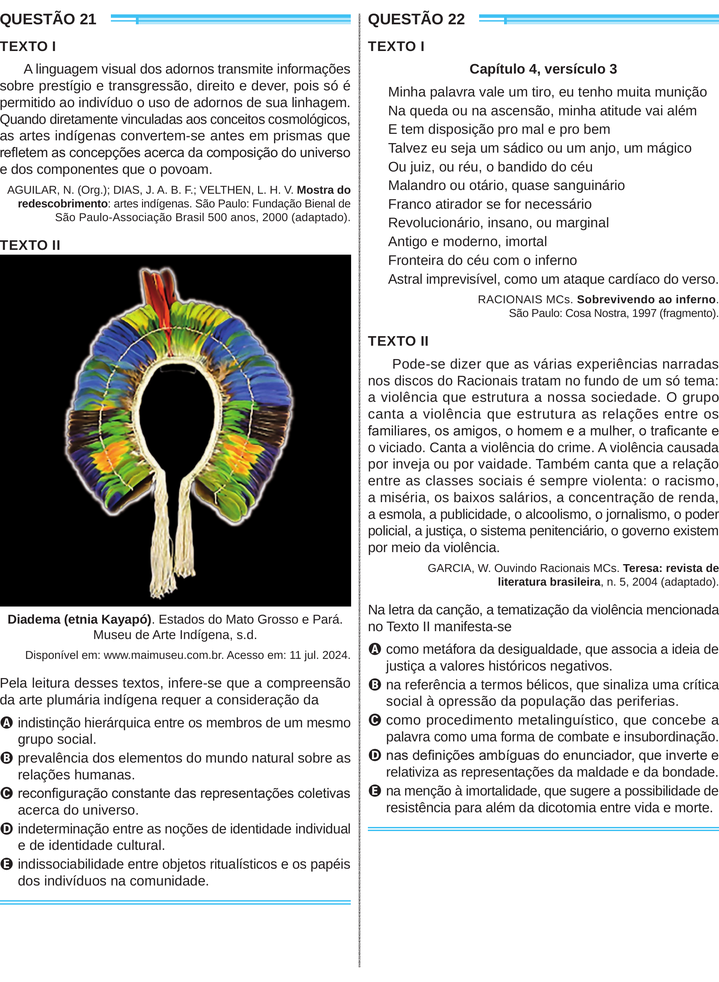
#> input picture 2Passo-RemoverBordasPaginasInteiras/recortadas/pagina_enem_10.png, 719 x 982 px, shrunk from 2101 x 2869 before the run; its folder holds only this picture in this run
$ python cortar-meio.py
#> lines starting #> are read from the running program, lines starting #| are printed output that depends on the picture
"""
Propósito: Cortar as imagens ao meio. As imagens já estão sem as bordas externas, agora só cortar ao meio
Autor: Alexandre Nassar de Peder
Data: 02/10/2025
Comentários: Ao cortar ao meio, vai gerar uma bordinha interna.
Comentário 2: nesse caderno de 2024, as páginas 15, 19 (proposta de redação) e 28 não são divididas em colunas. Se atentar porque esse detalhe é importante para o passo 5
"""

from PIL import Image
import os

pasta_imagens = "../2Passo-RemoverBordasPaginasInteiras/recortadas"
pasta_saida = "divididas-com-bordas-do-meio"

os.makedirs(pasta_saida, exist_ok=True)

for nome_arquivo in os.listdir(pasta_imagens):
    if nome_arquivo.lower().endswith('.png'):
        caminho_entrada = os.path.join(pasta_imagens, nome_arquivo)
        imagem = Image.open(caminho_entrada)
#> imagem is the input picture: PIL image 719x982 RGB; mean R, G, B 197.9, 198.5, 197.4

        largura, altura = imagem.size
#> largura = 719; altura = 982

        metade_largura = largura // 2
#> metade_largura = 359

        caixa_esquerda = (0, 0, metade_largura, altura)
#> caixa_esquerda = (0, 0, 359, 982)
        imagem_esquerda = imagem.crop(caixa_esquerda)
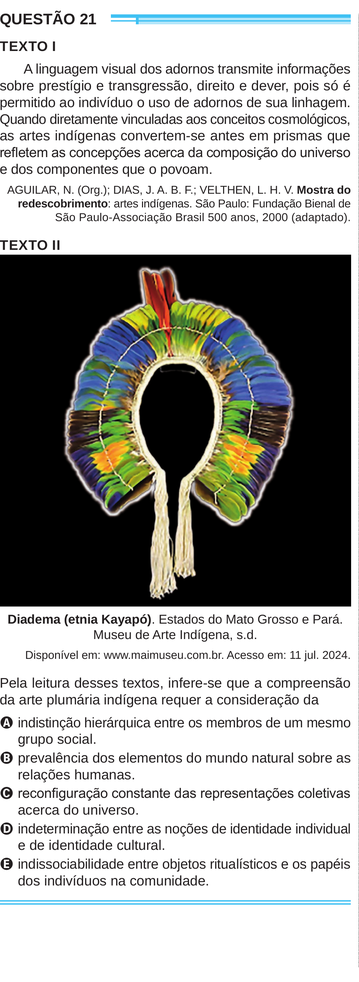
#> imagem_esquerda: PIL image 359x982 RGB; mean R, G, B 164.1, 164.8, 162.1

        caixa_direita = (metade_largura, 0, largura, altura)
#> caixa_direita = (359, 0, 719, 982)
        imagem_direita = imagem.crop(caixa_direita)
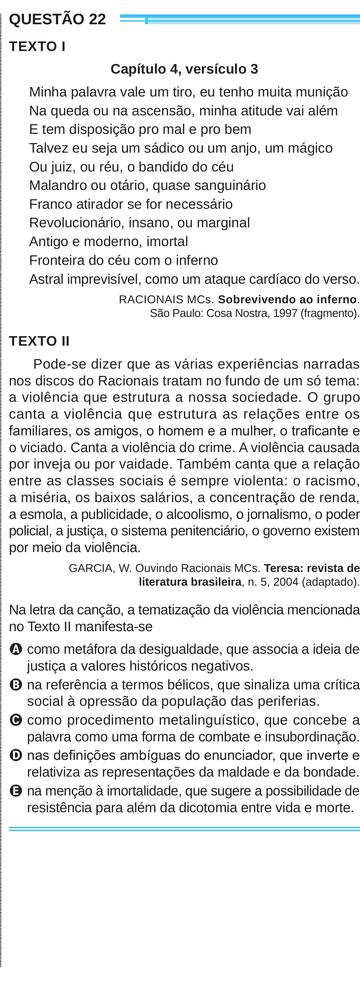
#> imagem_direita: PIL image 360x982 RGB; mean R, G, B 231.5, 232.1, 232.5

        nome_base, extensao = os.path.splitext(nome_arquivo)

        caminho_esquerda = os.path.join(pasta_saida, f"{nome_base}_esquerda{extensao}")
        caminho_direita = os.path.join(pasta_saida, f"{nome_base}_direita{extensao}")

        imagem_esquerda.save(caminho_esquerda)
        imagem_direita.save(caminho_direita)

print("Divisão das imagens ao meio concluída.")

$ run again, on 2Passo-RemoverBordasPaginasInteiras/recortadas/pagina_enem_14.png
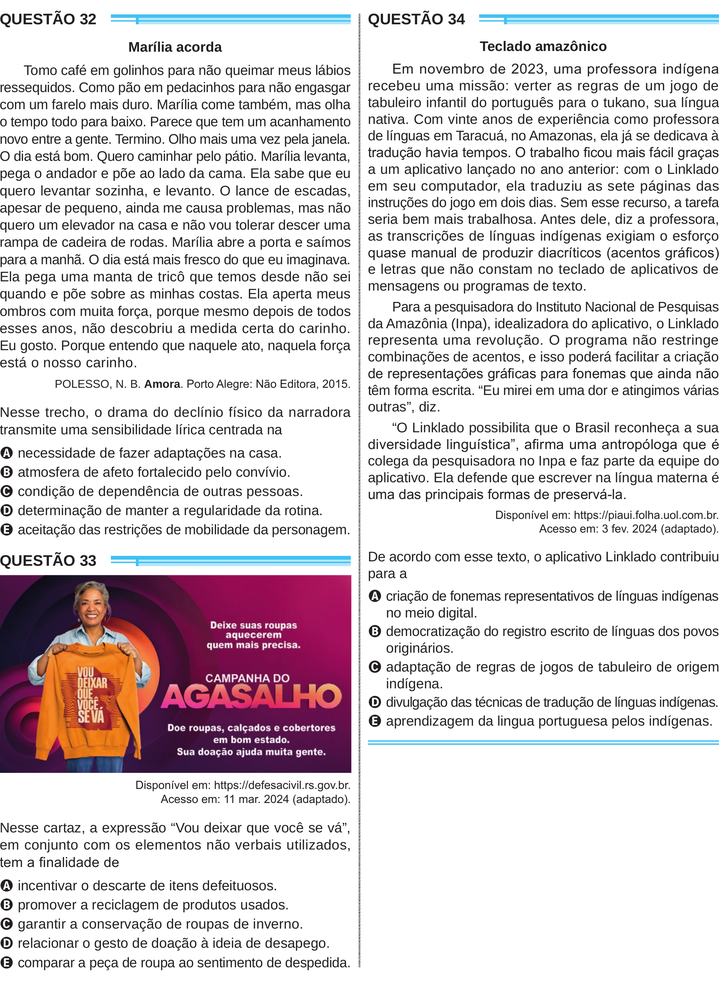
#> input picture 2Passo-RemoverBordasPaginasInteiras/recortadas/pagina_enem_14.png, 719 x 982 px, shrunk from 2101 x 2869 before the run
#> imagem is the input picture: PIL image 719x982 RGB; mean R, G, B 218.8, 211.8, 214.8
#> `imagem_esquerda = imagem.crop(caixa_esquerda)`:
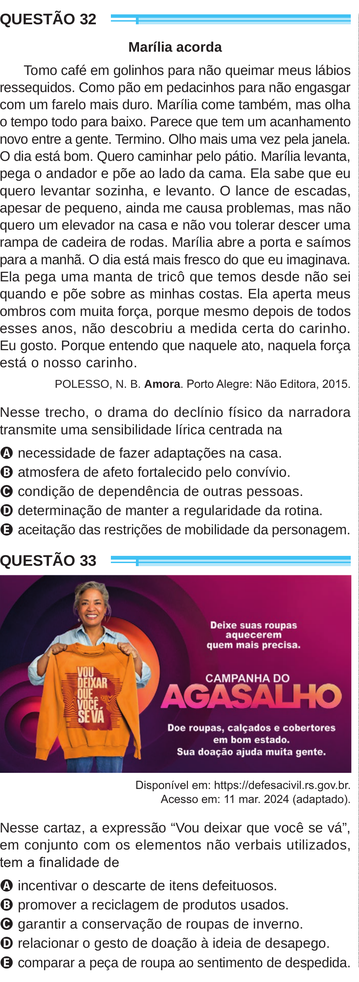
#> imagem_esquerda: PIL image 359x982 RGB; mean R, G, B 206, 191.5, 196.9
#> `imagem_direita = imagem.crop(caixa_direita)`:
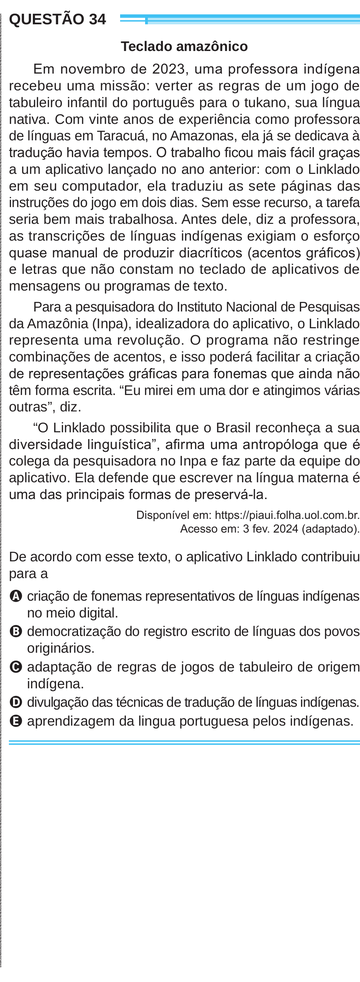
#> imagem_direita: PIL image 360x982 RGB; mean R, G, B 231.5, 232.1, 232.5

$ run again, on 2Passo-RemoverBordasPaginasInteiras/recortadas/pagina_enem_16.png
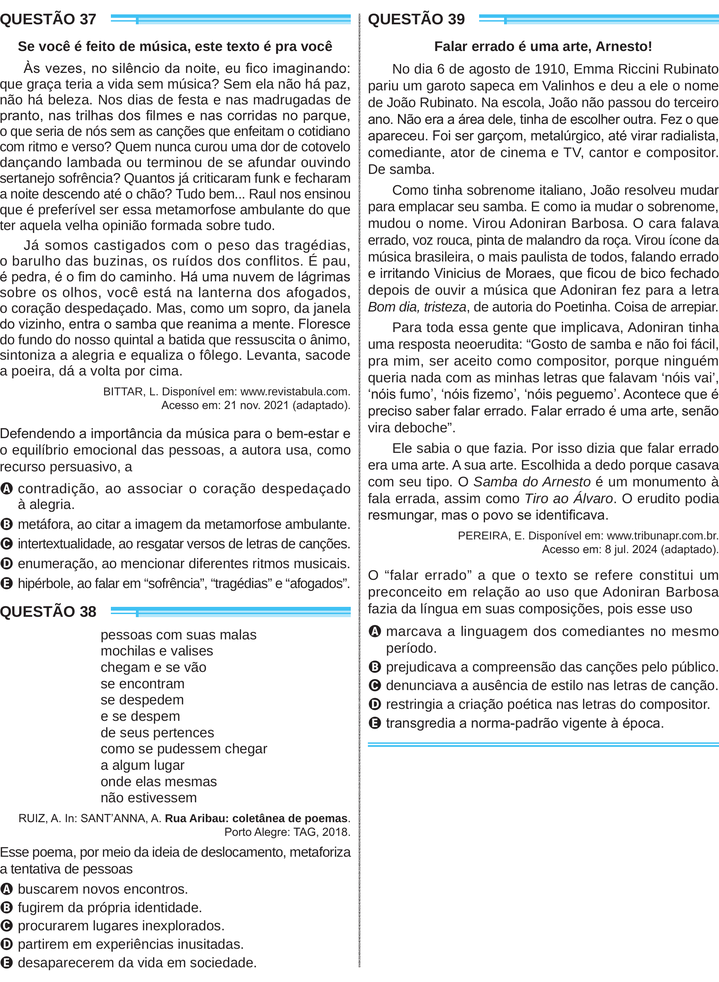
#> input picture 2Passo-RemoverBordasPaginasInteiras/recortadas/pagina_enem_16.png, 719 x 982 px, shrunk from 2101 x 2869 before the run
#> imagem is the input picture: PIL image 719x982 RGB; mean R, G, B 229.2, 229.9, 230.5
#> `imagem_esquerda = imagem.crop(caixa_esquerda)`:
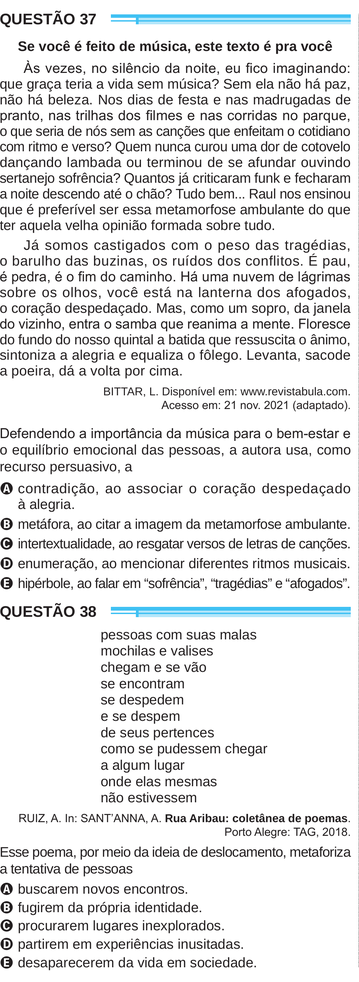
#> imagem_esquerda: PIL image 359x982 RGB; mean R, G, B 227.8, 228.5, 229.1
#> `imagem_direita = imagem.crop(caixa_direita)`:
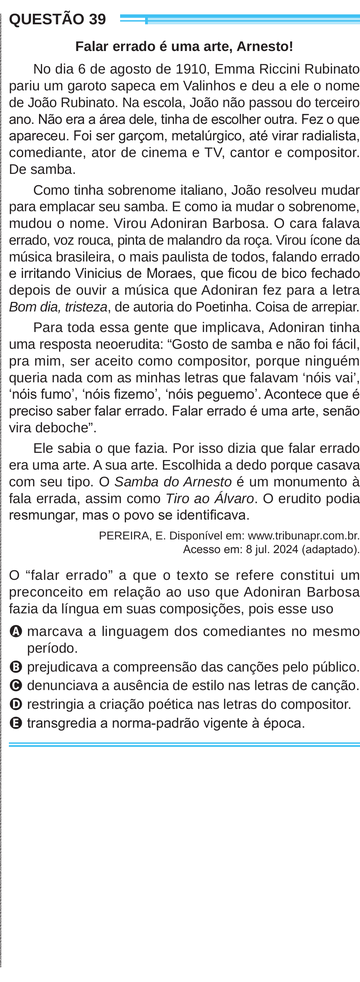
#> imagem_direita: PIL image 360x982 RGB; mean R, G, B 230.7, 231.3, 231.8
